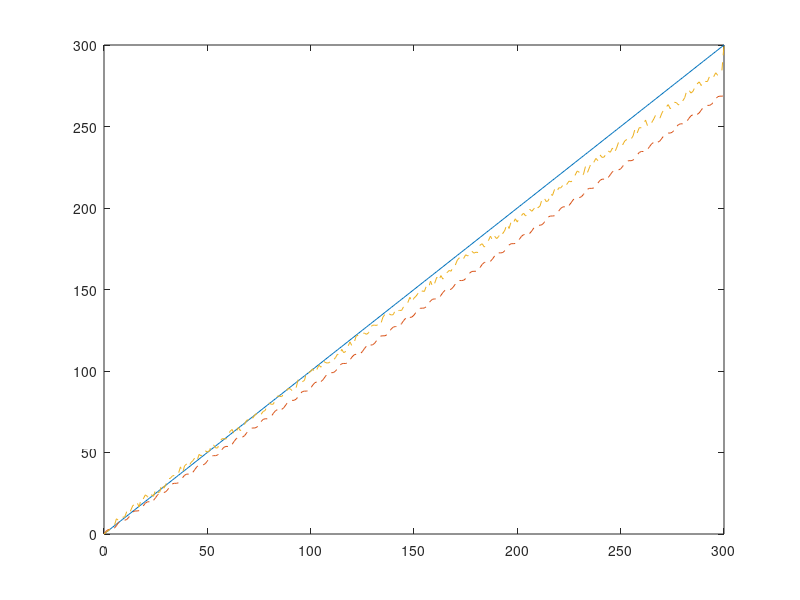
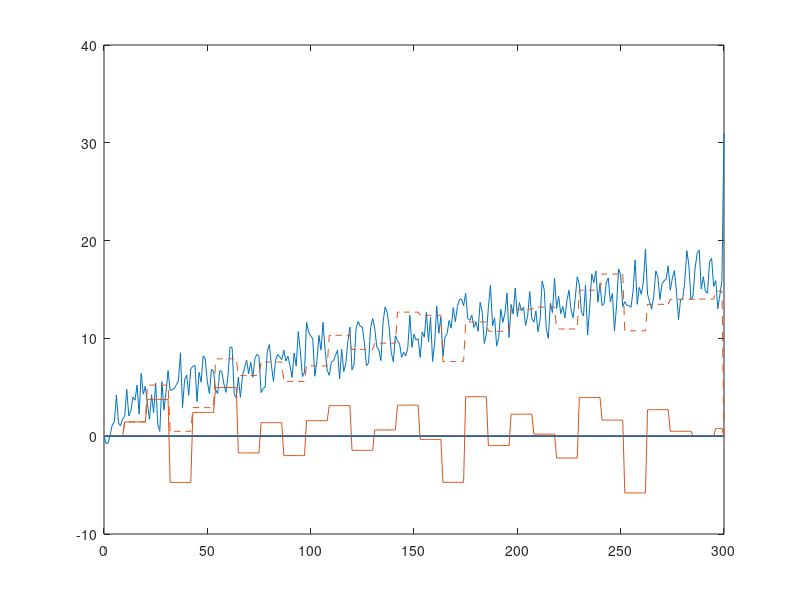

Here is the MATLAB script that generated these plots, in order:
###########################################
# Simulation of a PI Controller           #
# fabianb,  09/2017                       #
###########################################

clear;
# Number of samples taken for the simulation
length = 300;
# calculate error based on samples in the past
offset = 5;

# t_ptp is the common time base of two systems
t_ptp = 0:1:length; # startpoint : increment value for common time base : endpoint

# t_media_soll is the media time of system 1 refered to the common time base t_ptp
t_media_soll = t_ptp * 0.9 + sin(t_ptp); # 0.9 run slower than the tiem reference, sin to have some error in there

# t_media_step is the increment value of the media time of system 2 when it is uncontrolled/freewheeling
t_media_step = 1.1; # 1.1 run faster than time reference

# t_media_ist is the current time of system 2 refered to the common timebase. 
# It is incremented and controlled in the for loop below.
t_media_ist = t_ptp;

# t_media_error is added as error signal to t_media_ist
t_media_error = rand(length+1)*5-2.5; 
#t_media_error = sin(t_ptp*0.5);

ierror = zeros(length+1);
perror = zeros(length+1);
  
update_interval = 10;
next_update = update_interval;

t_media_step_init = 1.1;
t_media_step = t_media_step_init;

# Control loop  
for i=2+offset:1:length
  t_media_ist(i) = t_media_ist(i) + t_media_step + t_media_error(i) + t_media_step_init; # Add calculated step, add some error signal, add a constant = timer running to fast
  ierror(i) = ierror(i-1);
  perror(i) = perror(i-1);
  if i > next_update
    ierror(i) = t_media_ist(i-offset) - t_media_soll(i-offset);
    perror(i) = ierror(i) - ierror(i-1);
    t_media_step = t_media_step - ierror(i) * 0.05 - perror(i) * 0.2;
    next_update = i + update_interval;
  endif
endfor
ierror(length+1) = 0;
perror(length+1) = 0;
   
# Claculate absolute error
error = t_media_ist - t_media_soll;

# Plot the timing values 
figure(1);
plot (t_ptp, t_ptp, '-', t_ptp, t_media_soll, '--', t_ptp, t_media_ist, '--');
#axis ([0 length+1 -10 length+10]); #[x_lo x_hi y_lo y_hi]

# Plot the error signals
figure(2);
plot ( t_ptp, error, '-', t_ptp, ierror, '--', t_ptp, perror, '-');
#axis ([0 length+1 -20 20]); #[x_lo x_hi y_lo y_hi]
